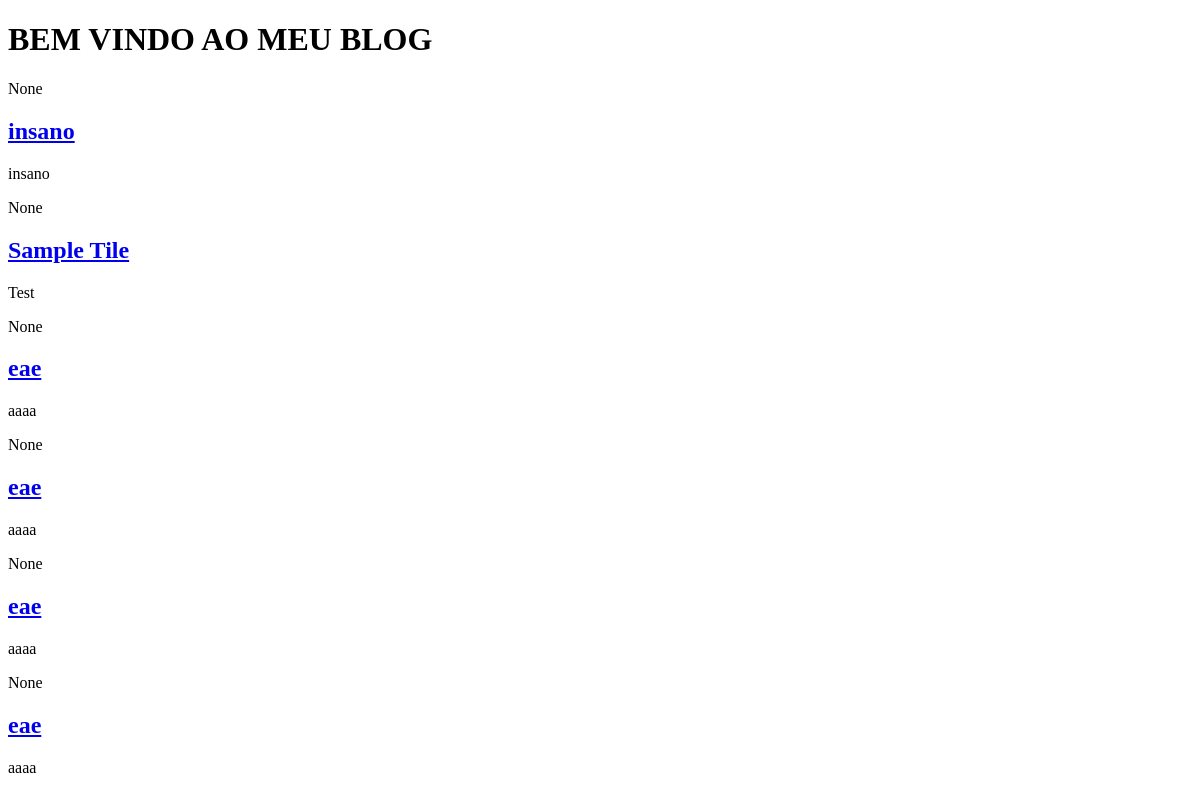
Before: / with the older database file.
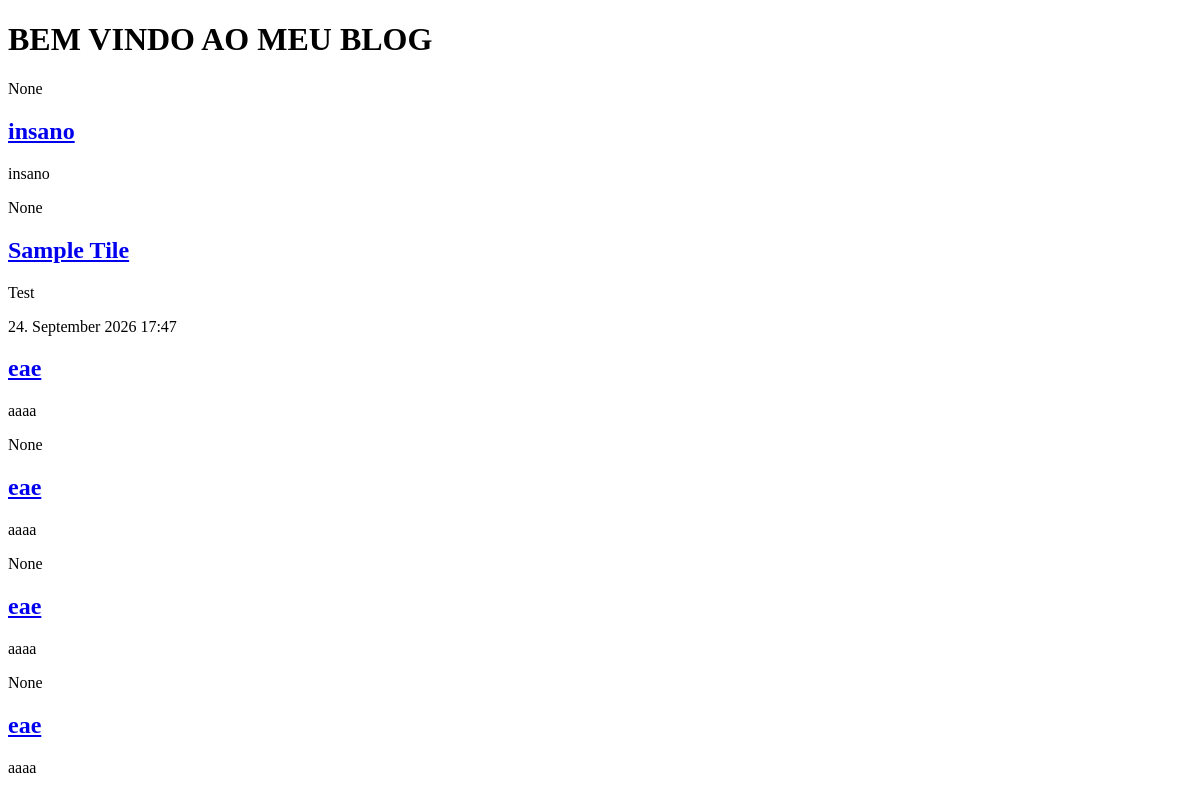
After: the same page with the newer database file.
### blog/models.py (models this page shows, shortened)
class Post(models.Model):
    author = models.ForeignKey(settings.AUTH_USER_MODEL, on_delete=models.CASCADE)
    title = models.CharField(max_length=200)
    text = models.TextField()
    created_date = models.DateTimeField(default=timezone.now)
    published_date = models.DateTimeField(blank=True, null=True)

### blog/views.py (the view)
# urls.py: path('',views.post_list,name='post_list'),
def post_list(request):
    posts = Post.objects.all()
    return render(request, 'blog/post_list.html',{'posts':posts})

### blog/templates/blog/post_list.html (shortened to what this page needs)
{% extends 'blog/base.html' %}
{% block content %}
    {% for post in posts %}
        <article class ="post">
            <time class="date">
                {{post.published_date}}
            </time>
            <h2><a href="{% url 'post_detail' pk=post.pk %}">{{ post.title }}</a></h2>
            <p>{{ post.text }}</p>
        </article>
    {% endfor %}
{% endblock %}

Changed rows visible on the page:
changed Post: published_date "None" → "24. September 2026 17:47"
